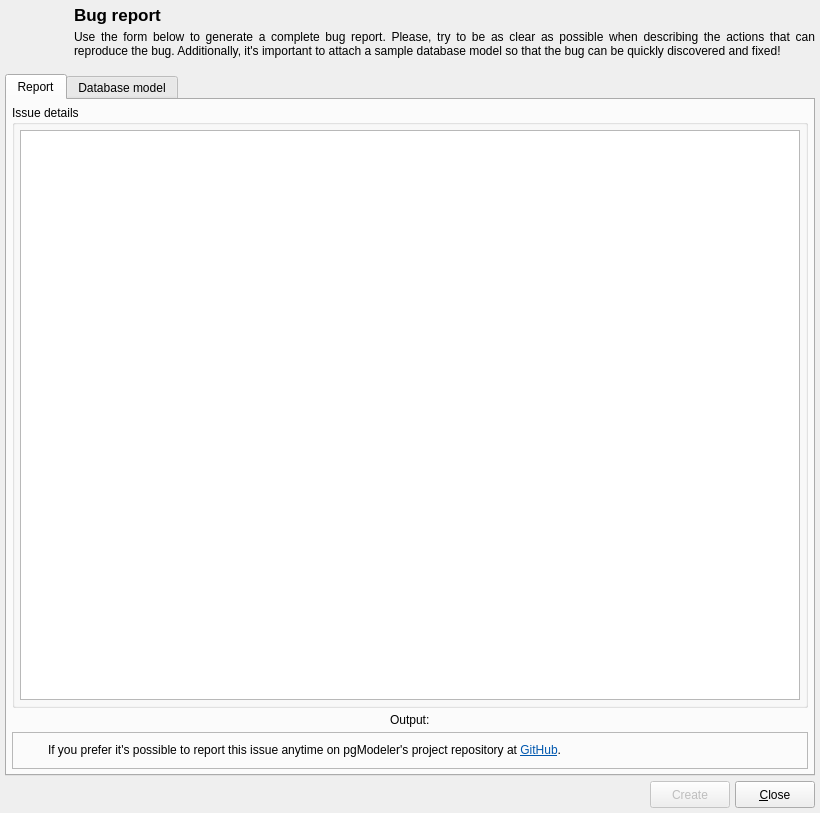
<?xml version="1.0" encoding="UTF-8"?>
<ui version="4.0">
 <class>BugReportForm</class>
 <widget class="QDialog" name="BugReportForm">
  <property name="windowModality">
   <enum>Qt::WindowModality::ApplicationModal</enum>
  </property>
  <property name="geometry">
   <rect>
    <x>0</x>
    <y>0</y>
    <width>820</width>
    <height>813</height>
   </rect>
  </property>
  <property name="sizePolicy">
   <sizepolicy hsizetype="Preferred" vsizetype="Preferred">
    <horstretch>0</horstretch>
    <verstretch>0</verstretch>
   </sizepolicy>
  </property>
  <property name="minimumSize">
   <size>
    <width>550</width>
    <height>500</height>
   </size>
  </property>
  <property name="maximumSize">
   <size>
    <width>16777215</width>
    <height>16777215</height>
   </size>
  </property>
  <property name="windowTitle">
   <string>Bug report</string>
  </property>
  <property name="windowIcon">
   <iconset resource="../../res/resources.qrc">
    <normaloff>:/icons/icons/bugreport.png</normaloff>:/icons/icons/bugreport.png</iconset>
  </property>
  <layout class="QGridLayout" name="gridLayout">
   <property name="leftMargin">
    <number>5</number>
   </property>
   <property name="topMargin">
    <number>5</number>
   </property>
   <property name="rightMargin">
    <number>5</number>
   </property>
   <property name="bottomMargin">
    <number>5</number>
   </property>
   <property name="spacing">
    <number>5</number>
   </property>
   <item row="0" column="0" rowspan="2">
    <widget class="QLabel" name="logo_lbl">
     <property name="sizePolicy">
      <sizepolicy hsizetype="Fixed" vsizetype="Fixed">
       <horstretch>0</horstretch>
       <verstretch>0</verstretch>
      </sizepolicy>
     </property>
     <property name="minimumSize">
      <size>
       <width>64</width>
       <height>64</height>
      </size>
     </property>
     <property name="maximumSize">
      <size>
       <width>64</width>
       <height>64</height>
      </size>
     </property>
     <property name="text">
      <string/>
     </property>
     <property name="pixmap">
      <pixmap resource="../../res/resources.qrc">:/icons/icons/bugreport.png</pixmap>
     </property>
     <property name="scaledContents">
      <bool>true</bool>
     </property>
     <property name="alignment">
      <set>Qt::AlignmentFlag::AlignLeading|Qt::AlignmentFlag::AlignLeft|Qt::AlignmentFlag::AlignTop</set>
     </property>
    </widget>
   </item>
   <item row="0" column="1">
    <widget class="QLabel" name="title_lbl">
     <property name="sizePolicy">
      <sizepolicy hsizetype="Preferred" vsizetype="Fixed">
       <horstretch>0</horstretch>
       <verstretch>0</verstretch>
      </sizepolicy>
     </property>
     <property name="font">
      <font>
       <pointsize>13</pointsize>
       <bold>true</bold>
      </font>
     </property>
     <property name="text">
      <string>Bug report</string>
     </property>
     <property name="margin">
      <number>4</number>
     </property>
    </widget>
   </item>
   <item row="3" column="0" colspan="2">
    <layout class="QHBoxLayout" name="horizontalLayout">
     <property name="spacing">
      <number>5</number>
     </property>
     <property name="leftMargin">
      <number>0</number>
     </property>
     <property name="bottomMargin">
      <number>0</number>
     </property>
     <item>
      <widget class="QLabel" name="pgmodeler_name_lbl">
       <property name="sizePolicy">
        <sizepolicy hsizetype="Preferred" vsizetype="Fixed">
         <horstretch>0</horstretch>
         <verstretch>0</verstretch>
        </sizepolicy>
       </property>
       <property name="maximumSize">
        <size>
         <width>180</width>
         <height>35</height>
        </size>
       </property>
       <property name="text">
        <string/>
       </property>
       <property name="pixmap">
        <pixmap resource="../../res/resources.qrc">:/images/images/pgmodeler_name.png</pixmap>
       </property>
       <property name="scaledContents">
        <bool>true</bool>
       </property>
      </widget>
     </item>
     <item>
      <spacer>
       <property name="orientation">
        <enum>Qt::Orientation::Horizontal</enum>
       </property>
       <property name="sizeHint" stdset="0">
        <size>
         <width>91</width>
         <height>27</height>
        </size>
       </property>
      </spacer>
     </item>
     <item>
      <widget class="QPushButton" name="create_btn">
       <property name="enabled">
        <bool>false</bool>
       </property>
       <property name="sizePolicy">
        <sizepolicy hsizetype="Preferred" vsizetype="Preferred">
         <horstretch>0</horstretch>
         <verstretch>0</verstretch>
        </sizepolicy>
       </property>
       <property name="maximumSize">
        <size>
         <width>16777215</width>
         <height>16777215</height>
        </size>
       </property>
       <property name="text">
        <string>Create</string>
       </property>
       <property name="icon">
        <iconset resource="../../res/resources.qrc">
         <normaloff>:/icons/icons/save.png</normaloff>:/icons/icons/save.png</iconset>
       </property>
       <property name="iconSize">
        <size>
         <width>28</width>
         <height>28</height>
        </size>
       </property>
       <property name="default">
        <bool>true</bool>
       </property>
      </widget>
     </item>
     <item>
      <widget class="QPushButton" name="close_btn">
       <property name="sizePolicy">
        <sizepolicy hsizetype="Preferred" vsizetype="Preferred">
         <horstretch>0</horstretch>
         <verstretch>0</verstretch>
        </sizepolicy>
       </property>
       <property name="maximumSize">
        <size>
         <width>16777215</width>
         <height>16777215</height>
        </size>
       </property>
       <property name="text">
        <string>&amp;Close</string>
       </property>
       <property name="icon">
        <iconset resource="../../res/resources.qrc">
         <normaloff>:/icons/icons/close1.png</normaloff>:/icons/icons/close1.png</iconset>
       </property>
       <property name="iconSize">
        <size>
         <width>28</width>
         <height>28</height>
        </size>
       </property>
       <property name="flat">
        <bool>false</bool>
       </property>
      </widget>
     </item>
    </layout>
   </item>
   <item row="1" column="1">
    <widget class="QLabel" name="msg_lbl">
     <property name="sizePolicy">
      <sizepolicy hsizetype="Expanding" vsizetype="Preferred">
       <horstretch>0</horstretch>
       <verstretch>0</verstretch>
      </sizepolicy>
     </property>
     <property name="minimumSize">
      <size>
       <width>0</width>
       <height>0</height>
      </size>
     </property>
     <property name="text">
      <string>Use the form below to generate a complete bug report. Please, try to be as clear as possible when describing the actions that can reproduce the bug. Additionally, it's important to attach a sample database model so that the bug can be quickly discovered and fixed!</string>
     </property>
     <property name="textFormat">
      <enum>Qt::TextFormat::PlainText</enum>
     </property>
     <property name="alignment">
      <set>Qt::AlignmentFlag::AlignJustify|Qt::AlignmentFlag::AlignTop</set>
     </property>
     <property name="wordWrap">
      <bool>true</bool>
     </property>
     <property name="margin">
      <number>4</number>
     </property>
     <property name="openExternalLinks">
      <bool>true</bool>
     </property>
     <property name="textInteractionFlags">
      <set>Qt::TextInteractionFlag::TextSelectableByMouse</set>
     </property>
    </widget>
   </item>
   <item row="2" column="0" colspan="2">
    <widget class="QTabWidget" name="report_twg">
     <property name="sizePolicy">
      <sizepolicy hsizetype="Expanding" vsizetype="Expanding">
       <horstretch>0</horstretch>
       <verstretch>0</verstretch>
      </sizepolicy>
     </property>
     <property name="currentIndex">
      <number>0</number>
     </property>
     <property name="iconSize">
      <size>
       <width>22</width>
       <height>22</height>
      </size>
     </property>
     <widget class="QWidget" name="tab">
      <attribute name="icon">
       <iconset resource="../../res/resources.qrc">
        <normaloff>:/icons/icons/sourcecode.png</normaloff>:/icons/icons/sourcecode.png</iconset>
      </attribute>
      <attribute name="title">
       <string>Report</string>
      </attribute>
      <layout class="QVBoxLayout" name="report_tab_grid">
       <property name="spacing">
        <number>5</number>
       </property>
       <property name="leftMargin">
        <number>5</number>
       </property>
       <property name="topMargin">
        <number>5</number>
       </property>
       <property name="rightMargin">
        <number>5</number>
       </property>
       <property name="bottomMargin">
        <number>5</number>
       </property>
       <item>
        <widget class="QGroupBox" name="details_gb">
         <property name="title">
          <string>Issue details</string>
         </property>
         <layout class="QGridLayout" name="gridLayout_3">
          <property name="leftMargin">
           <number>5</number>
          </property>
          <property name="topMargin">
           <number>5</number>
          </property>
          <property name="rightMargin">
           <number>5</number>
          </property>
          <property name="bottomMargin">
           <number>5</number>
          </property>
          <property name="spacing">
           <number>5</number>
          </property>
          <item row="0" column="0">
           <widget class="QPlainTextEdit" name="details_txt"/>
          </item>
         </layout>
        </widget>
       </item>
       <item>
        <widget class="QWidget" name="output_wgt" native="true">
         <layout class="QHBoxLayout" name="output_lt">
          <property name="spacing">
           <number>5</number>
          </property>
          <property name="leftMargin">
           <number>0</number>
          </property>
          <property name="topMargin">
           <number>0</number>
          </property>
          <property name="rightMargin">
           <number>0</number>
          </property>
          <property name="bottomMargin">
           <number>0</number>
          </property>
          <item>
           <widget class="QLabel" name="output_lbl">
            <property name="sizePolicy">
             <sizepolicy hsizetype="Fixed" vsizetype="Preferred">
              <horstretch>0</horstretch>
              <verstretch>0</verstretch>
             </sizepolicy>
            </property>
            <property name="text">
             <string>Output:</string>
            </property>
           </widget>
          </item>
         </layout>
        </widget>
       </item>
       <item>
        <widget class="QFrame" name="hint_frm">
         <property name="sizePolicy">
          <sizepolicy hsizetype="Preferred" vsizetype="Fixed">
           <horstretch>0</horstretch>
           <verstretch>0</verstretch>
          </sizepolicy>
         </property>
         <property name="minimumSize">
          <size>
           <width>0</width>
           <height>0</height>
          </size>
         </property>
         <property name="frameShape">
          <enum>QFrame::Shape::StyledPanel</enum>
         </property>
         <property name="frameShadow">
          <enum>QFrame::Shadow::Raised</enum>
         </property>
         <layout class="QGridLayout" name="gridLayout_5">
          <property name="leftMargin">
           <number>5</number>
          </property>
          <property name="topMargin">
           <number>5</number>
          </property>
          <property name="rightMargin">
           <number>5</number>
          </property>
          <property name="bottomMargin">
           <number>5</number>
          </property>
          <property name="spacing">
           <number>5</number>
          </property>
          <item row="0" column="0">
           <widget class="QLabel" name="icon_lbl">
            <property name="minimumSize">
             <size>
              <width>25</width>
              <height>25</height>
             </size>
            </property>
            <property name="maximumSize">
             <size>
              <width>25</width>
              <height>25</height>
             </size>
            </property>
            <property name="text">
             <string/>
            </property>
            <property name="textFormat">
             <enum>Qt::TextFormat::AutoText</enum>
            </property>
            <property name="pixmap">
             <pixmap resource="../../res/resources.qrc">:/icons/icons/info.png</pixmap>
            </property>
            <property name="scaledContents">
             <bool>true</bool>
            </property>
           </widget>
          </item>
          <item row="0" column="1">
           <widget class="QLabel" name="hint_lbl">
            <property name="text">
             <string>&lt;html&gt;&lt;head/&gt;&lt;body&gt;&lt;p&gt;If you prefer it's possible to report this issue anytime on pgModeler's project repository at &lt;a href=&quot;http://github.com/pgmodeler/pgmodeler/issues&quot;&gt;&lt;span style=&quot; text-decoration: underline; color:#0057ae;&quot;&gt;GitHub&lt;/span&gt;&lt;/a&gt;. &lt;/p&gt;&lt;/body&gt;&lt;/html&gt;</string>
            </property>
            <property name="textFormat">
             <enum>Qt::TextFormat::AutoText</enum>
            </property>
            <property name="wordWrap">
             <bool>true</bool>
            </property>
            <property name="openExternalLinks">
             <bool>true</bool>
            </property>
           </widget>
          </item>
         </layout>
        </widget>
       </item>
      </layout>
     </widget>
     <widget class="QWidget" name="tab_3">
      <attribute name="icon">
       <iconset resource="../../res/resources.qrc">
        <normaloff>:/icons/icons/dbmodel.png</normaloff>:/icons/icons/dbmodel.png</iconset>
      </attribute>
      <attribute name="title">
       <string>Database model</string>
      </attribute>
      <layout class="QGridLayout" name="gridLayout_4">
       <property name="leftMargin">
        <number>5</number>
       </property>
       <property name="topMargin">
        <number>5</number>
       </property>
       <property name="rightMargin">
        <number>5</number>
       </property>
       <property name="bottomMargin">
        <number>5</number>
       </property>
       <property name="spacing">
        <number>5</number>
       </property>
       <item row="0" column="0" colspan="2">
        <widget class="QWidget" name="attach_wgt" native="true">
         <property name="minimumSize">
          <size>
           <width>0</width>
           <height>0</height>
          </size>
         </property>
         <layout class="QHBoxLayout" name="horizontalLayout_2">
          <property name="spacing">
           <number>5</number>
          </property>
          <property name="leftMargin">
           <number>0</number>
          </property>
          <property name="topMargin">
           <number>0</number>
          </property>
          <property name="rightMargin">
           <number>0</number>
          </property>
          <property name="bottomMargin">
           <number>0</number>
          </property>
          <item>
           <widget class="QCheckBox" name="attach_mod_chk">
            <property name="text">
             <string>Attach the below database model file to be debugged.</string>
            </property>
            <property name="checked">
             <bool>true</bool>
            </property>
           </widget>
          </item>
          <item>
           <widget class="QToolButton" name="attach_tb">
            <property name="toolTip">
             <string>Attach a different database model</string>
            </property>
            <property name="text">
             <string/>
            </property>
            <property name="icon">
             <iconset resource="../../res/resources.qrc">
              <normaloff>:/icons/icons/open.png</normaloff>:/icons/icons/open.png</iconset>
            </property>
            <property name="iconSize">
             <size>
              <width>25</width>
              <height>25</height>
             </size>
            </property>
            <property name="toolButtonStyle">
             <enum>Qt::ToolButtonStyle::ToolButtonIconOnly</enum>
            </property>
           </widget>
          </item>
         </layout>
         <zorder>attach_tb</zorder>
         <zorder>attach_mod_chk</zorder>
        </widget>
       </item>
       <item row="1" column="0" colspan="2">
        <widget class="QPlainTextEdit" name="model_txt">
         <property name="enabled">
          <bool>true</bool>
         </property>
         <property name="font">
          <font>
           <pointsize>8</pointsize>
           <italic>true</italic>
          </font>
         </property>
         <property name="readOnly">
          <bool>true</bool>
         </property>
        </widget>
       </item>
      </layout>
     </widget>
    </widget>
   </item>
  </layout>
 </widget>
 <tabstops>
  <tabstop>report_twg</tabstop>
  <tabstop>details_txt</tabstop>
  <tabstop>attach_mod_chk</tabstop>
  <tabstop>attach_tb</tabstop>
  <tabstop>model_txt</tabstop>
  <tabstop>create_btn</tabstop>
  <tabstop>close_btn</tabstop>
 </tabstops>
 <resources>
  <include location="../../res/resources.qrc"/>
 </resources>
 <connections/>
</ui>
